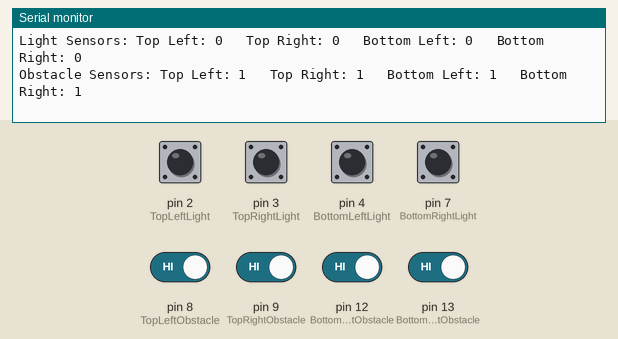
This sketch was run on a simulated Arduino Uno, built with avr-gcc and run on an emulated ATmega328P. Parts: the last lines printed to the serial monitor. The test bench sets the inputs (shaded band); at power-on: pin 8 (TopLeftObstacle), pin 9 (TopRightObstacle), pin 12 (BottomLeftObstacle), pin 13 (BottomRightObstacle) HIGH, pin 2 (TopLeftLight), pin 3 (TopRightLight), pin 4 (BottomLeftLight), pin 7 (BottomRightLight) LOW.

Above: at 2.8 s.
2.9 s: pin 2 (TopLeftLight) pulled HIGH for 1.25 s
At 3.32 s:
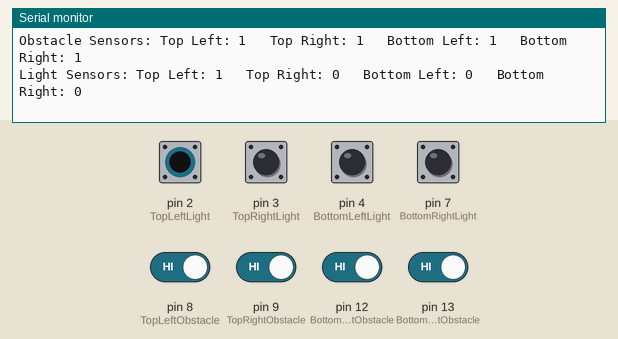
8.3 s: pin 3 (TopRightLight) pulled HIGH for 1.25 s
At 9.47 s:
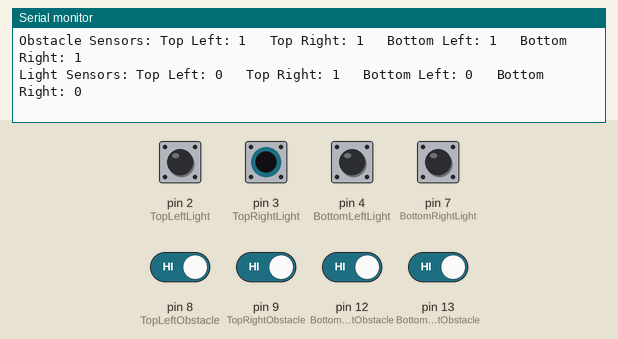
13.7 s: pin 4 (BottomLeftLight) pulled HIGH for 1.25 s
At 14.6 s:
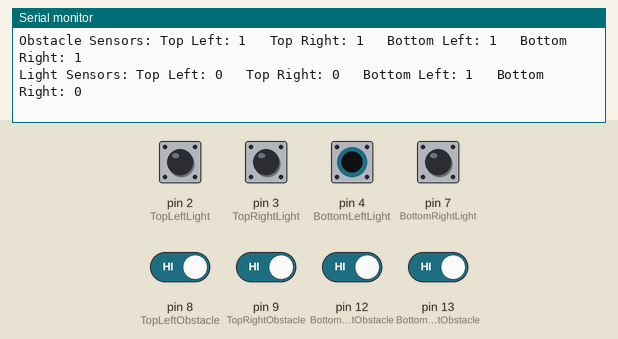
16.4 s: pin 7 (BottomRightLight) pulled HIGH for 1.25 s
At 16.66 s:
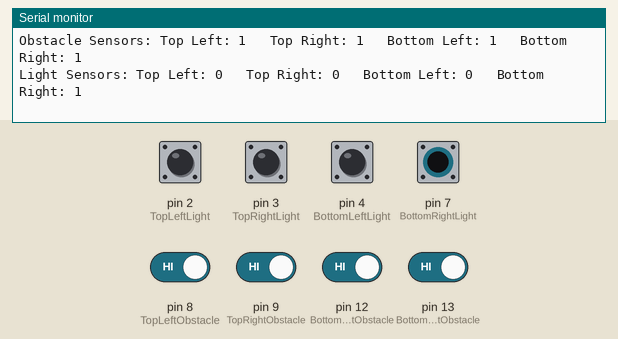
19.1 s: pin 8 (TopLeftObstacle) driven LOW
At 20.4 s:
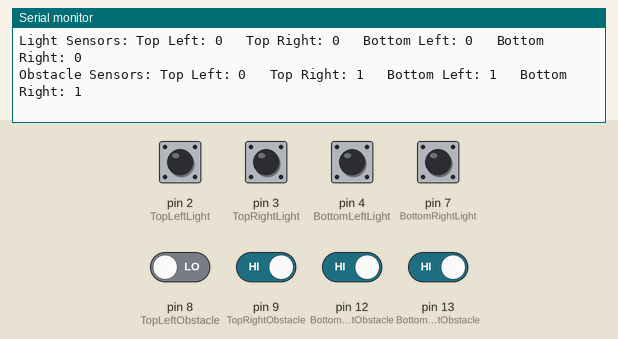
20.6 s: pin 9 (TopRightObstacle) driven LOW
At 22.5 s:
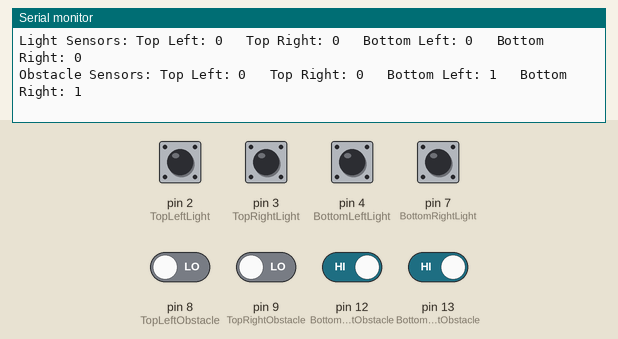

The sketch:

Robot_Sensor_Check.ino
```cpp
/*
 * This program is for checking the functionality of the all the Sensors
 * After Uploading the code Open the Serial Monitor
 */
int TopLeftLight=2;     //Light Sensors pinout
int TopRightLight=3;
int BottomLeftLight=4;
int BottomRightLight=7;

int TopLeftObstacle=8;     //Obstacle Avoidance Sensors pinout
int TopRightObstacle=9;
int BottomLeftObstacle=12;
int BottomRightObstacle=13;

int Inputs[]={2,3,4,7,8,9,12,13};

void setup() {
  for(int i=0;i<8;i++)
  {
    pinMode(Inputs[i],INPUT);
  }
  Serial.begin(9600);
  Serial.println("Starting Sensor Reading:");
}

void loop() {
  int TLL=digitalRead(TopLeftLight);
  int TRL=digitalRead(TopRightLight);
  int BLL=digitalRead(BottomLeftLight);
  int BRL=digitalRead(BottomRightLight);

  int TLO=digitalRead(TopLeftObstacle);
  int TRO=digitalRead(TopRightObstacle);
  int BLO=digitalRead(BottomLeftObstacle);
  int BRO=digitalRead(BottomRightObstacle);

  Serial.print("Light Sensors: Top Left: ");
  Serial.print(TLL);
  Serial.print("\t Top Right: ");
  Serial.print(TRL);
  Serial.print("\t Bottom Left: ");
  Serial.print(BLL);
  Serial.print("\t Bottom Right: ");
  Serial.println(BRL);
  delay(300);

  Serial.print("Obstacle Sensors: Top Left: ");
  Serial.print(TLO);
  Serial.print("\t Top Right: ");
  Serial.print(TRO);
  Serial.print("\t Bottom Left: ");
  Serial.print(BLO);
  Serial.print("\t Bottom Right: ");
  Serial.println(BRO);
  Serial.print("\n\n");
  delay(700);
}
```

Measured:
- after the input at 2.9 s, the serial monitor: prints a new line after 0.21 s (image 1)
- after the input at 8.3 s, the serial monitor: prints a new line after 0.96 s (image 2)
- after the input at 13.7 s, the serial monitor: prints a new line after 0.69 s (image 3)
- after the input at 16.4 s, the serial monitor: prints a new line at once (image 4)
- after the input at 19.1 s, the serial monitor: prints a new line after 0.73 s (image 5)
- after the input at 20.6 s, the serial monitor: prints a new line after 1.3 s (image 6)
